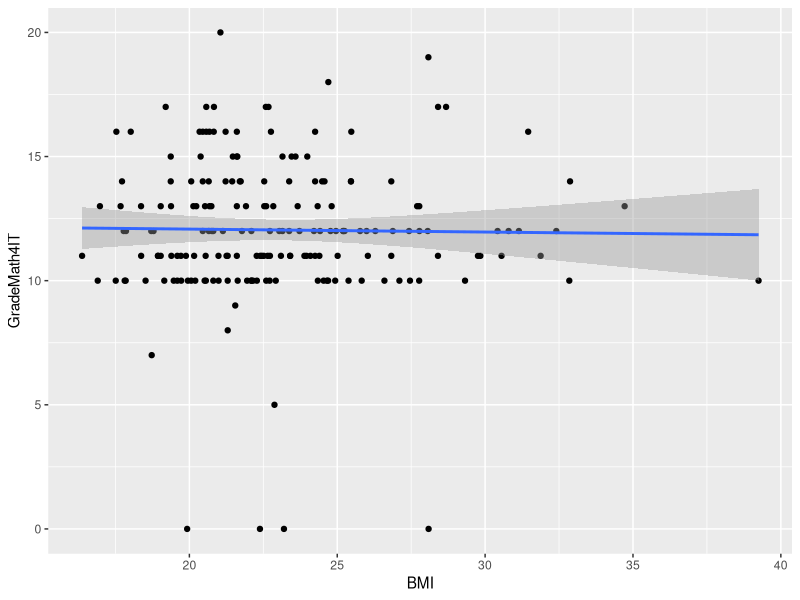

The R source for this figure:
## ---- chunk 1
knitr::opts_chunk$set(echo = TRUE)
library(tidyverse)
## ---- chunk 2
BMIclass <- data.frame(
  Min = c(0, 18.5, 25, 30),
  Max = c(18.5, 25, 30, 50),
  Classificatie = c("Ondergewicht", "Gezond gewicht", "Overgewicht", "Overgewicht")
)
## ---- chunk 3
data <- read_csv('../data/npe-1920-wiskundige-geletterdheid.csv')
allTestData  <-  na.omit(subset(data, select = c(11,12, 112))) %>%
  mutate(BMI = WeightKg/((LengthCm/100)^2))
workData <- transform(allTestData, BMIClassificatie=BMIclass$Classificatie[findInterval(BMI,BMIclass$Min)])
glimpse(workData)
## ---- chunk 4
ggplot(data = workData, mapping = aes(x = BMI, y = GradeMath4IT)) +
  geom_point() +
  geom_smooth(method = "lm", formula = y ~ x)
## ---- chunk 5
#                                       afh                           onafh
regr_BMI_GradeMath4IT <- lm(workData$GradeMath4IT ~ workData$BMI)
regr_BMI_GradeMath4IT
## ---- chunk 6
correlatieCoefficient <- cor(x = workData$BMI, y = workData$GradeMath4IT)
determinatieCoefficient <- correlatieCoefficient^2
correlatieCoefficient
determinatieCoefficient
